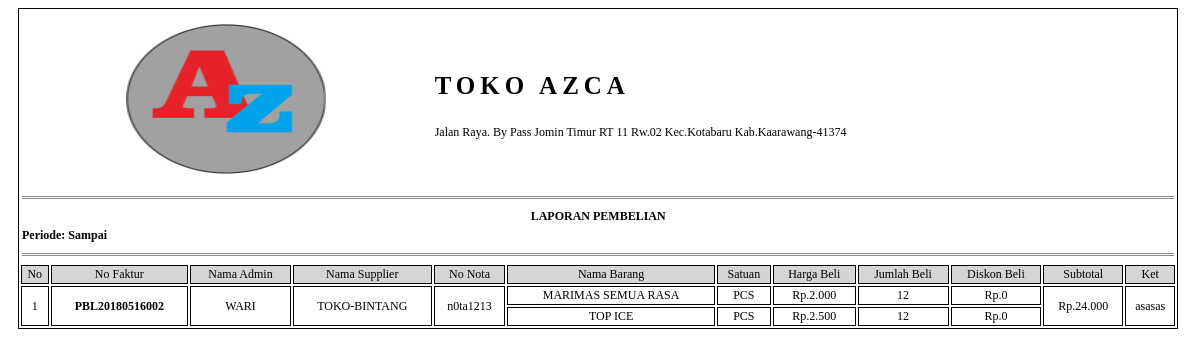
Screenshot of /pro_lap_pembelian.php?lap_pbl_fak=PBL20180516002 with the database file from the repository.
### tables this page shows
CREATE TABLE `pembelian` (
  `pbl_id` varchar(20) NOT NULL,
  `adm_id` int(11) DEFAULT NULL,
  `spl_id` int(11) DEFAULT NULL,
  `pbl_nota` varchar(15) DEFAULT NULL,
  `pbl_tanggal` date DEFAULT NULL,
  `pbl_total` double DEFAULT NULL,
  `pbl_ket` varchar(25) DEFAULT NULL
);

CREATE TABLE `supplier` (
  `spl_id` int(11) NOT NULL,
  `spl_nama` varchar(30) DEFAULT NULL,
  `spl_alamat` varchar(60) DEFAULT NULL,
  `spl_telp` varchar(13) DEFAULT NULL
);

CREATE TABLE `barang` (
  `brg_id` int(11) NOT NULL,
  `ktg_id` int(11) DEFAULT NULL,
  `stn_id` int(11) DEFAULT NULL,
  `brg_nama` varchar(60) DEFAULT NULL,
  `brg_harga_bl` double DEFAULT NULL,
  `brg_harga_jual` double DEFAULT NULL,
  `brg_stok` int(11) DEFAULT NULL,
  `brg_ket` varchar(250) DEFAULT NULL
);

CREATE TABLE `satuan` (
  `stn_id` int(11) NOT NULL,
  `stn_nama` varchar(30) DEFAULT NULL
);

### pro_lap_pembelian.php (the view, shortened to what this page needs)
<!DOCTYPE html PUBLIC "-//W3C//DTD XHTML 1.0 Strict//EN" "http://www.w3.org/TR/xhtml1/DTD/xhtml1-strict.dtd">
<html xmlns="http://www.w3.org/1999/xhtml" xml:lang="en">
<head>
	<link rel="stylesheet" href="assets/css/lap_style.css" />
</head>
<body>
	<?php
		@$lap_pbl_fak=$_GET['lap_pbl_fak'];
		@$lap_tgl_awal_beli=$_GET['lap_tgl_awal_beli'];
		@$lap_tgl_akhir_beli=$_GET['lap_tgl_akhir_beli'];
		if($lap_pbl_fak!=""){
			$query=mysql_query("SELECT pembelian.*,
								dt_pembelian.*,
								admin.adm_id,admin.adm_nama,
								supplier.spl_id,supplier.spl_nama,
								barang.brg_id,barang.brg_nama,barang.brg_harga_bl,
								satuan.*,
								(SELECT COUNT(dt_pembelian.pbl_id) FROM dt_pembelian WHERE pembelian.pbl_id=dt_pembelian.pbl_id) AS baris
								FROM dt_pembelian
								INNER JOIN  pembelian ON dt_pembelian.pbl_id=pembelian.pbl_id
								INNER JOIN admin ON admin.adm_id=pembelian.adm_id
								INNER JOIN supplier ON supplier.spl_id=pembelian.spl_id
								INNER JOIN barang ON barang.brg_id=dt_pembelian.brg_id
								INNER JOIN satuan ON satuan.stn_id=barang.stn_id
								WHERE dt_pembelian.pbl_id='$lap_pbl_fak'")or die(mysql_error());
		}
	 ?>
	 <table width="98%" style="margin-left: 10px;font-size: 12px" class="colom">
		<tr>
			<td colspan="4"><p class="center"><img src="img/logo.png" height="150px" width="200px" align="center" /></p></td>
			<td colspan="8"><h2><p class="padding" style="font-size: 25px !important;">TOKO AZCA</p></h2>
				<p>Jalan Raya. By Pass Jomin Timur RT 11 Rw.02 Kec.Kotabaru Kab.Kaarawang-41374</p>
			</td>
		</tr>
		<tr>
			<td colspan="12"> <hr class="garis" /></td>
		</tr>
		<tr>
			<td colspan="12" class="center"><b>LAPORAN PEMBELIAN</b></td>
		</tr>
		<tr>
			<td colspan="12"><b>Periode: <?php echo $lap_tgl_awal_beli.' Sampai '.$lap_tgl_akhir_beli; ?></b></td>
		</tr>
		<tr>
			<td colspan="12"> <hr class="garis" /></td>
		</tr>
	 	<tr>
	 		<td class="center colom warna">No </td>
	 		<td class="center colom warna">No Faktur</td>
	 		<td class="center colom warna">Nama Admin</td>
	 		<td class="center colom warna">Nama Supplier</td>
	 		<td class="center colom warna">No Nota</td>
	 		<td class="center colom warna">Nama Barang</td>
	 		<td class="center colom warna">Satuan</td>
	 		<td class="center colom warna">Harga Beli</td>
	 		<td class="center colom warna">Jumlah Beli</td>
	 		<td class="center colom warna">Diskon Beli</td>
	 		<td class="center colom warna">Subtotal</td>
	 		<td class="center colom warna">Ket</td>
	 	</tr>
	<?php
	 	$no=1;
	 	$jum=1;
	 	$jum2=1;
	 	if (mysql_num_rows($query)>0) {
	 		while($array=mysql_fetch_array($query)){
	 			echo "<tr>";
		 				if($jum<=1){
		 					echo"<td class='center colom' rowspan='".$array['baris']."'>".$no." </td>";
		 					echo"<td class='center colom' rowspan='".$array['baris']."'><b>".$array['pbl_id']."</b> </td>";
		 					echo"<td class='center colom' rowspan='".$array['baris']."'>".$array['adm_nama']." </td>";
		 					echo"<td class='center colom' rowspan='".$array['baris']."'>".$array['spl_nama']." </td>";
		 					echo"<td class='center colom' rowspan='".$array['baris']."'>".$array['pbl_nota']." </td>";
		 					$jum=$array['baris'];
		 					$no++;
		 				}else{
		 					$jum=$jum-1;
		 				}
		?>
		 					<td class='center colom'><?php echo $array['brg_nama']; ?></td>
		 					<td class='center colom'><?php echo $array['stn_nama']; ?></td>
		 					<td class='center colom'><?php echo "Rp.".number_format($array['brg_harga_bl'],0,',','.'); ?></td>
		 					<td class='center colom'><?php echo $array['dt_pbl_jumbel']; ?></td>
		 					<td class='center colom'><?php echo "Rp.".number_format($array['dt_pbl_diskon'],0,',','.') ; ?></td>
		<?php
		 				if($jum2<=1){
		 					echo"<td class='center colom' rowspan='".$array['baris']."'>"."Rp.".number_format($array['dt_pbl_subtot'],0,',','.') ." </td>";
		 					echo"<td class='center colom' rowspan='".$array['baris']."'>".$array['pbl_ket']." </td>";
		 					$jum2=$array['baris'];
		 				}else{
		 					$jum2=$jum2-1;
		 				}
	 			echo "</tr>";
	 		}
	 	}else{
	 		echo "<tr>";
	 		echo"<td class='center colom' colspan='12'> <b>Data Tidak Ditemukan</b></td>";
	 		echo "</tr>";
	 	}
		?>
	 </table>
</body>
</html>

### assets/css/lap_style.css (style rules this page uses)
.colom { border: 1px solid black; }
.center { text-align: center; }
.garis { border:0px; border-top: 3px double #8c8c8c; }
.warna { background-color:#D6D5D5; }
.padding { letter-spacing: 5px; }

### rows the page displays
pembelian: pbl_id "PBL20180516002", adm.adm_nama "WARI", spl.spl_nama "TOKO-BINTANG", pbl_nota "n0ta1213", barang.brg_nama "MARIMAS SEMUA RASA", satuan.stn_nama "PCS", barang.brg_harga_bl "2.000", dt_pbl_jumbel "12", dt_pbl_diskon "0", dt_pbl_subtot "24.000", pbl_ket "asasas", barang.brg_nama "TOP ICE", barang.brg_harga_bl "2.500"
